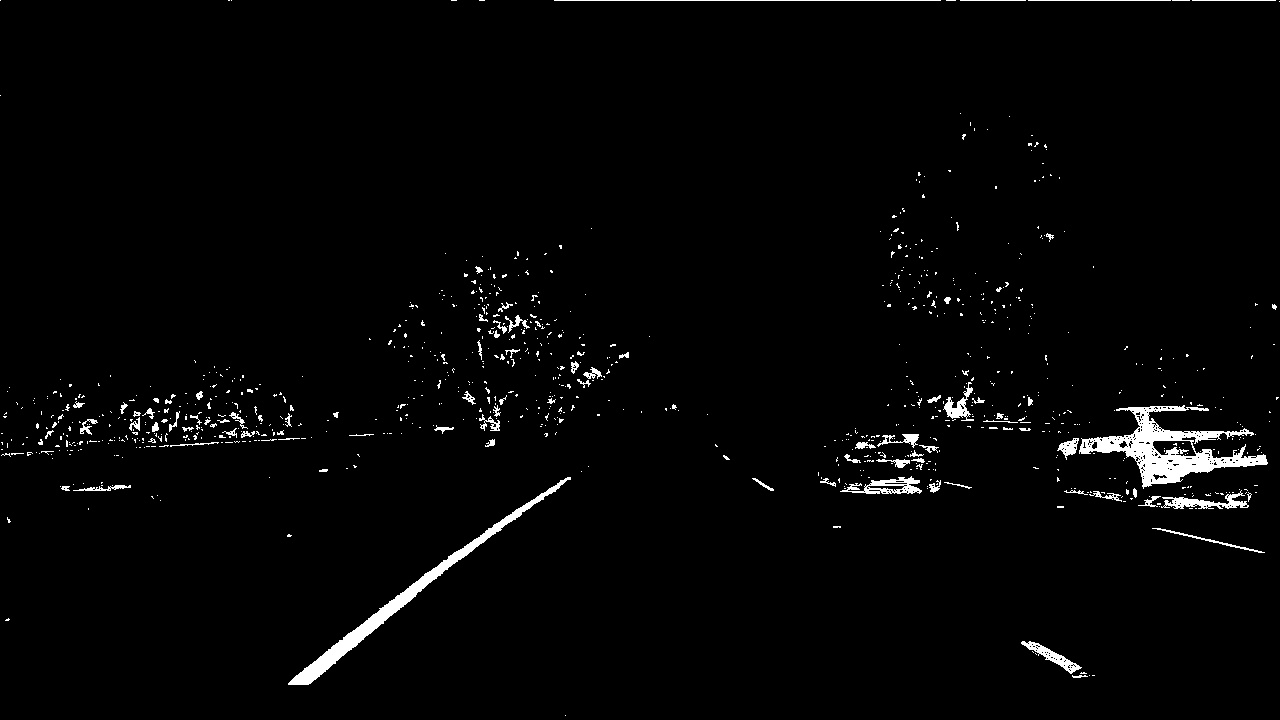
#> input picture output_images/test1.jpg, 1280 x 720 px
$ python -i curve_saturation.py   (imports and definitions only)   (older library calls are emulated)
#> lines starting #> are read from the running program, lines starting #| are printed output that depends on the picture
#> further down, picture is the input picture: shape (720, 1280, 3); min 0, max 255, mean 5.3
import matplotlib.pyplot as plt
import matplotlib.image as mpimg
import numpy as np
import cv2

# Read in an image, you can also try test1.jpg or test4.jpg
# [1 line not run here, left out]

# Define a function that takes an image, gradient orientation,
# and threshold min / max values.
def abs_sobel_thresh(img, orient='x', sobel_kernel=3, sobel_thresh=(0, 255)):
    # Convert to grayscale
#> called with orient = 'x', sobel_kernel = 3, sobel_thresh = (0, 255)
    gray = cv2.cvtColor(img, cv2.COLOR_RGB2GRAY)
    # Apply x or y gradient with the OpenCV Sobel() function
    # and take the absolute value
    if orient == 'x':
        abs_sobel = np.absolute(cv2.Sobel(gray, cv2.CV_64F, 1, 0, sobel_kernel))
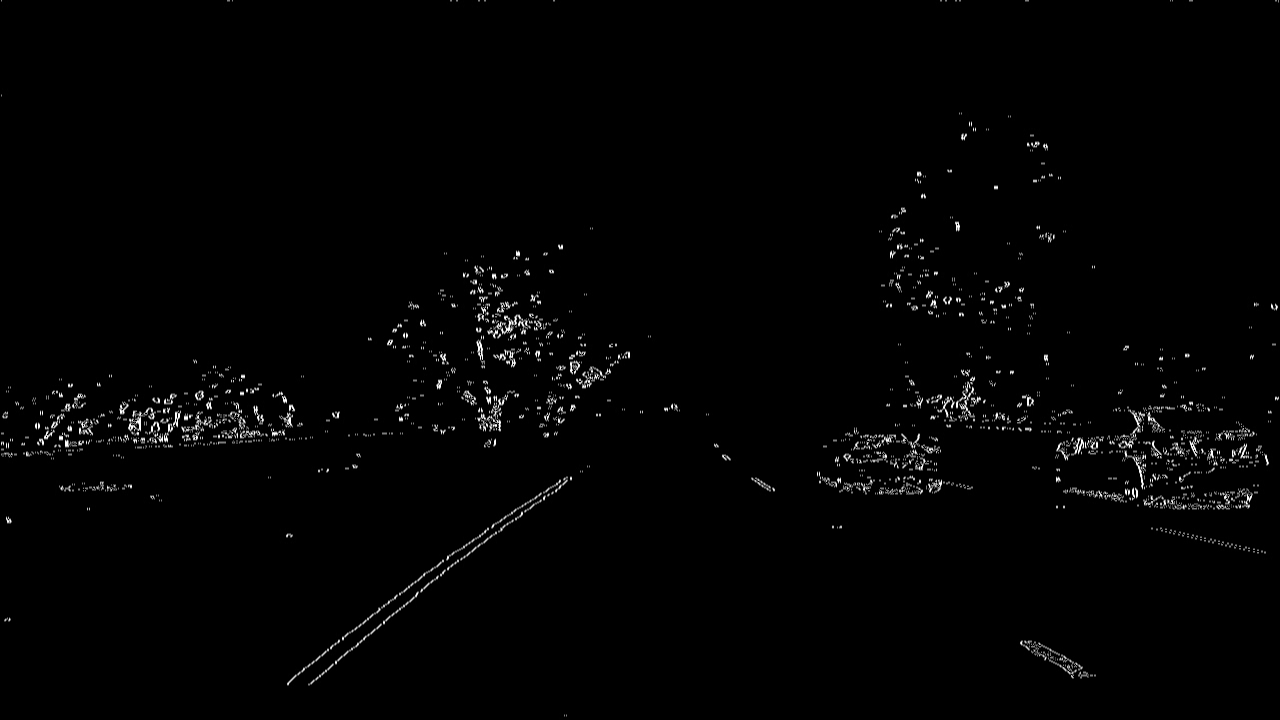
#> abs_sobel: shape (720, 1280) float64; min 0, max 1020, mean 12.3; drawn with min black and max white
    if orient == 'y':
        abs_sobel = np.absolute(cv2.Sobel(gray, cv2.CV_64F, 0, 1, sobel_kernel))
    # Rescale back to 8 bit integer
    scaled_sobel = np.uint8(255*abs_sobel/np.max(abs_sobel))
    # Create a copy and apply the threshold
    binary_output = np.zeros_like(scaled_sobel)
    # Here I'm using inclusive (>=, <=) thresholds, but exclusive is ok too
    binary_output[(scaled_sobel >= sobel_thresh[0]) & (scaled_sobel <= sobel_thresh[1])] = 1

    # Return the result
    return binary_output

# Define a function to return the magnitude of the gradient
# for a given sobel kernel size and threshold values
# [54 lines left out: functions mag_thresh, dir_threshold, hls_select, combine_threshs, not called in this run]


# Plot the result
# [1 line that did not run here, left out]
#grad_x_binary_edge = np.dstack((grad_x, grad_x, grad_x))*255
#plt.imshow(grad_x_binary_edge)


# Plot the result
# [1 line that did not run here, left out]
#grad_y_edge = np.dstack((grad_y, grad_y, grad_y))*255
#plt.imshow(grad_y_edge)

# Plot the result
# [1 line that did not run here, left out]
#mag_binary_edge = np.dstack((mag_binary, mag_binary, mag_binary))*255
#plt.imshow(mag_binary_edge)

# Plot the result
# [1 line that did not run here, left out]
#dir_binary_edge = np.dstack((dir_binary, dir_binary, dir_binary))*255
#plt.imshow(dir_binary_edge)

# Plot the result
# [1 line that did not run here, left out]
#hls_binary_edge = np.dstack((hls_binary, hls_binary, hls_binary)) *255 # Grayscale to 3 dimension
#plt.imshow(hls_binary_edge)
#mpimg.imsave('../output_images/test1.jpg', hls_binary_edge)

# Run the function
# [1 line that did not run here, left out]

# Plot the result
# [1 line that did not run here, left out]
# [1 line not run here, left out]

>>> import cv2
>>> picture = cv2.cvtColor(cv2.imread('../output_images/test1.jpg'), cv2.COLOR_BGR2RGB)
>>> result = abs_sobel_thresh(picture)
#> result: shape (720, 1280); every value is 1
